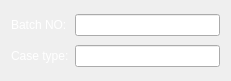
  <widget class="QWidget" name="layoutWidget">
   <property name="geometry">
    <rect>
     <x>240</x>
     <y>50</y>
     <width>231</width>
     <height>81</height>
    </rect>
   </property>
   <layout class="QGridLayout" name="gridLayout">
    <item row="0" column="0">
     <widget class="QLabel" name="label">
      <property name="palette">
       <palette>
        <active>
         <colorrole role="WindowText">
          <brush brushstyle="SolidPattern">
           <color alpha="255">
            <red>255</red>
            <green>255</green>
            <blue>255</blue>
           </color>
          </brush>
         </colorrole>
        </active>
        <inactive>
         <colorrole role="WindowText">
          <brush brushstyle="SolidPattern">
           <color alpha="255">
            <red>255</red>
            <green>255</green>
            <blue>255</blue>
           </color>
          </brush>
         </colorrole>
        </inactive>
        <disabled>
         <colorrole role="WindowText">
          <brush brushstyle="SolidPattern">
           <color alpha="255">
            <red>120</red>
            <green>120</green>
            <blue>120</blue>
           </color>
          </brush>
         </colorrole>
        </disabled>
       </palette>
      </property>
      <property name="text">
       <string>Batch NO:</string>
      </property>
     </widget>
    </item>
    <item row="0" column="1">
     <widget class="QLineEdit" name="batch_no"/>
    </item>
    <item row="1" column="0">
     <widget class="QLabel" name="label_2">
      <property name="palette">
       <palette>
        <active>
         <colorrole role="WindowText">
          <brush brushstyle="SolidPattern">
           <color alpha="255">
            <red>255</red>
            <green>255</green>
            <blue>255</blue>
           </color>
          </brush>
         </colorrole>
        </active>
        <inactive>
         <colorrole role="WindowText">
          <brush brushstyle="SolidPattern">
           <color alpha="255">
            <red>255</red>
            <green>255</green>
            <blue>255</blue>
           </color>
          </brush>
         </colorrole>
        </inactive>
        <disabled>
         <colorrole role="WindowText">
          <brush brushstyle="SolidPattern">
           <color alpha="255">
            <red>120</red>
            <green>120</green>
            <blue>120</blue>
           </color>
          </brush>
         </colorrole>
        </disabled>
       </palette>
      </property>
      <property name="text">
       <string>Case type:</string>
      </property>
     </widget>
    </item>
    <item row="1" column="1">
     <widget class="QLineEdit" name="case_no"/>
    </item>
   </layout>
  </widget>
